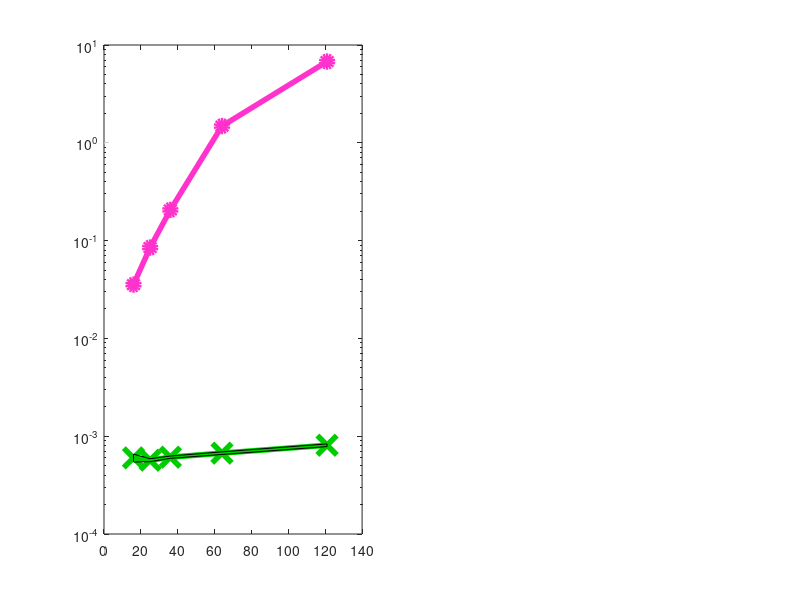

MATLAB code for this plot: (Note: this script raises an error after producing the figure.)
%% Setup
% Remember that our "locality" is actually different from paper
% paper: d=0 means only self communication
% code : d=1 means only self communication
clear; clc;

colors{1} = [0 204 0]/255; % Green
colors{2} = [0 153 255]/255; % Blue
colors{3} = [255 51 204]/255; % Pink

fontsizeLabel  = 14;
fontsizeLegend = 12;
fontsizeAxis   = 12;
fontsizeTitle  = 14;

LineWidth  = 4;
MarkerSize1 = LineWidth*2;
MarkerSize2 = LineWidth*3.5;

Marker1 = 'o-';
Marker2 = 'x-';

figure(1);

%% Runtime vs. network size
load('data/runtime_vs_network_size.mat');
parMeans  = mean(parTimes, 2)';
parStds   = std(parTimes, 0, 2)';
rankMeans = mean(rankTimes, 2)';
rankStds  = std(rankTimes, 0, 2)';

subplot(1,2,1); box on;
% HACK to overcome MATLAB bug
semilogy(linspace(0,100,5), linspace(1,1.1,5), 'Color', [1 1 1], 'HandleVisibility', 'off');

% Mean runtimes
hold on; % Have to do this after first semilogy otherwise linear plot
semilogy(gridSizes.^2, rankMeans, Marker1, 'LineWidth', LineWidth, ... 
         'MarkerSize', MarkerSize1, 'Color', colors{3}, ...
         'MarkerEdge', colors{3}, 'MarkerFaceColor', colors{3});
semilogy(gridSizes.^2, parMeans, Marker2, 'LineWidth', LineWidth, ... 
         'MarkerSize', MarkerSize2, 'Color', colors{1}, ...
         'MarkerEdge', colors{1}, 'MarkerFaceColor', colors{1});

% Standard deviations of runtimes
parFill = fill([gridSizes.^2,fliplr(gridSizes.^2)], ...
     [parMeans - parStds, fliplr(parMeans + parStds)], colors{1});
alpha(.4);
set(parFill, 'EdgeAlpha', 0);
rankFill = fill([gridSizes.^2,fliplr(gridSizes.^2)], ...
     [rankMeans - rankStds, fliplr(rankMeans + rankStds)], colors{3});
alpha(.4);
set(rankFill, 'EdgeAlpha', 0);

% Legend
leg = legend('Rank determination', 'Matrix construction');
set(leg, 'Interpreter', 'latex'); 
set(leg, 'Fontsize', fontsizeLegend);

% Figure settings
set(gca, 'FontSize',fontsizeAxis)
xlabel({'\# of subsystems in the network'}, 'Interpreter', 'latex', 'Fontsize', fontsizeLabel);
ylabel({'Avg. total runtime (s)'}, 'Interpreter', 'latex', 'Fontsize', fontsizeLabel);
xlim([14 123]);
ylim([3e-4 15]);

%% Runtime vs. horizon size
load('data/runtime_vs_horizon_size.mat');
parMeans  = mean(parTimes, 2)';
parStds   = std(parTimes, 0, 2)';
rankMeans = mean(rankTimes, 2)';
rankStds  = std(rankTimes, 0, 2)';

subplot(1,2,2); box on;
% HACK to overcome MATLAB bug
semilogy(linspace(0,100,5), linspace(1,1.1,5), 'Color', [1 1 1], 'HandleVisibility', 'off');

% Mean runtimes
hold on; % Have to do this after first semilogy otherwise linear plot
semilogy(Ts, rankMeans, Marker1, 'LineWidth', LineWidth, ... 
         'MarkerSize', MarkerSize1, 'Color', colors{3}, ...
         'MarkerEdge', colors{3}, 'MarkerFaceColor', colors{3});
semilogy(Ts, parMeans, Marker2, 'LineWidth', LineWidth, ... 
         'MarkerSize', MarkerSize2, 'Color', colors{1}, ...
         'MarkerEdge', colors{1}, 'MarkerFaceColor', colors{1});

% Standard deviations of runtimes
parFill = fill([Ts,fliplr(Ts)], ...
     [parMeans - parStds, fliplr(parMeans + parStds)], colors{1});
alpha(.4);
set(parFill, 'EdgeAlpha', 0);
rankFill = fill([Ts,fliplr(Ts)], ...
     [rankMeans - rankStds, fliplr(rankMeans + rankStds)], colors{3});
alpha(.4);
set(rankFill, 'EdgeAlpha', 0);

% Figure settings
set(gca, 'FontSize',fontsizeAxis)
xlabel({'Horizon length'}, 'Interpreter', 'latex', 'Fontsize', fontsizeLabel);
xlim([4 31]);
ylim([3e-4 15]);